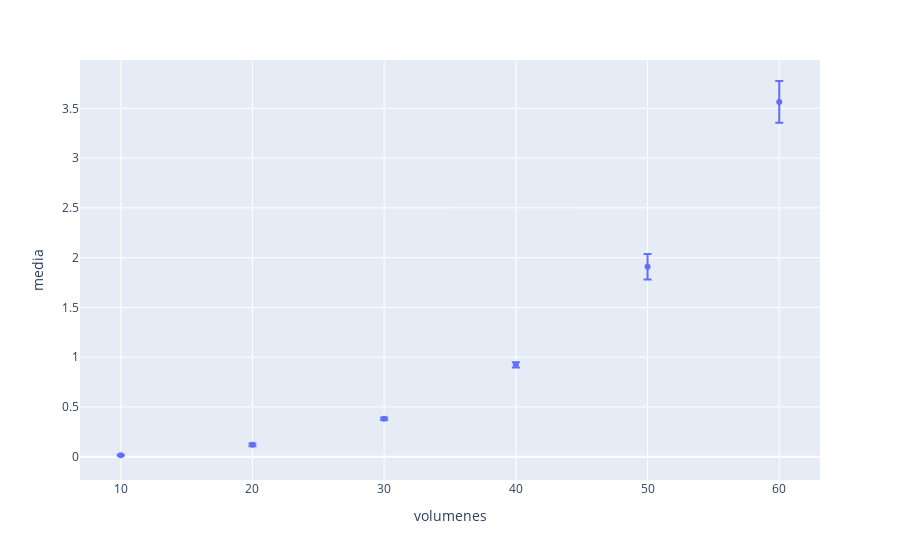

Notebook cell for this chart:
### Code cell
fig = px.scatter(mesh_python, x="volumenes", y=" media",
                 error_y=" desviacion_estandar")
fig.show()

### Figure 1 — Plotly figure (JSON) as saved in the notebook; plotly's stock layout.template omitted (floating-point values rounded to 4 significant figures)
{"data": [{"error_y": {"array": [0.005187, 0.0132, 0.01252, 0.02554, 0.1285, 0.2099]}, "hovertemplate": "volumenes=%{x}<br> media=%{y}<extra></extra>", "legendgroup": "", "marker": {"color": "#636efa", "symbol": "circle"}, "mode": "markers", "name": "", "orientation": "v", "showlegend": false, "type": "scatter", "x": [10, 20, 30, 40, 50, 60], "xaxis": "x", "y": [0.0148, 0.1193, 0.3823, 0.9227, 1.908, 3.564], "yaxis": "y"}], "layout": {"legend": {"tracegroupgap": 0}, "margin": {"t": 60}, "xaxis": {"anchor": "y", "domain": [0, 1], "title": {"text": "volumenes"}}, "yaxis": {"anchor": "x", "domain": [0, 1], "title": {"text": " media"}}}}
